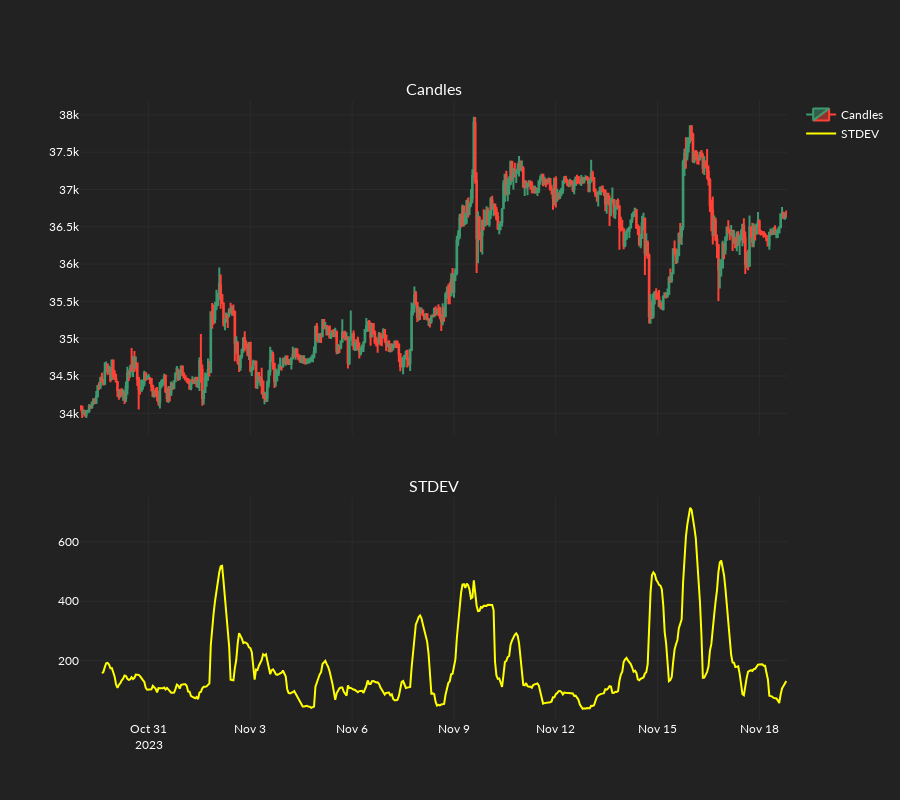

Here is the notebook cell this chart was saved with:
### Code cell
plot_stdev(
    indicator=stdev_tv(
        source=close,
        length=15,
    ),
    candles=candles,
)

### Figure 1 — Plotly figure (JSON) as saved in the notebook; plotly's stock layout.template omitted (floating-point values rounded to 4 significant figures; data arrays with more than 128 entries replaced by an {"elided": "..."} marker saying what was removed)
{"data": [{"close": {"elided": "500 float values"}, "high": {"elided": "500 float values"}, "low": {"elided": "500 float values"}, "name": "Candles", "open": {"elided": "500 float values"}, "type": "candlestick", "x": {"elided": "500 str values"}, "xaxis": "x", "yaxis": "y"}, {"line": {"color": "yellow"}, "name": "STDEV", "type": "scatter", "x": {"elided": "500 str values"}, "xaxis": "x2", "y": {"elided": "500 float values"}, "yaxis": "y2"}], "layout": {"annotations": [{"font": {"size": 16}, "showarrow": false, "text": "Candles", "x": 0.5, "xanchor": "center", "xref": "paper", "y": 1, "yanchor": "bottom", "yref": "paper"}, {"font": {"size": 16}, "showarrow": false, "text": "STDEV", "x": 0.5, "xanchor": "center", "xref": "paper", "y": 0.36, "yanchor": "bottom", "yref": "paper"}], "height": 800, "xaxis": {"anchor": "y", "domain": [0, 1], "matches": "x2", "rangeslider": {"visible": false}, "showticklabels": false}, "xaxis2": {"anchor": "y2", "domain": [0, 1]}, "yaxis": {"anchor": "x", "domain": [0.46, 1]}, "yaxis2": {"anchor": "x2", "domain": [0, 0.36]}}}
